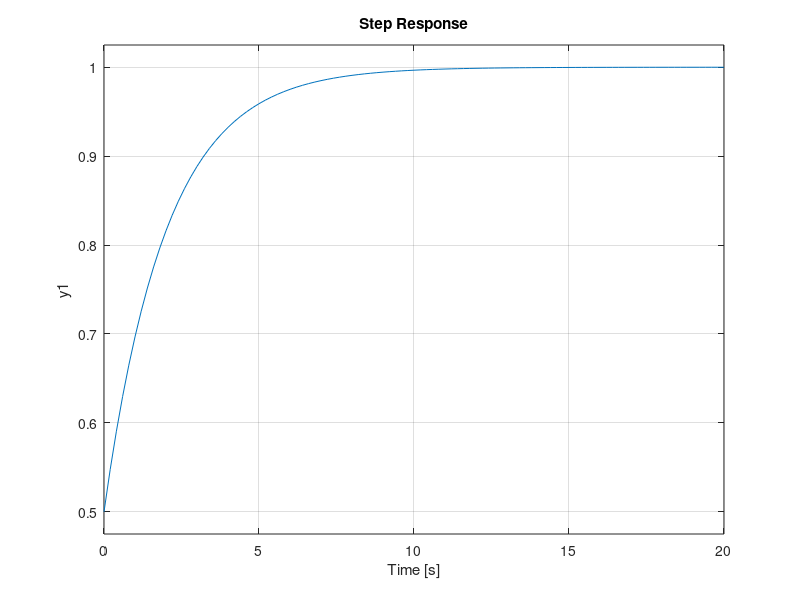

Here is the MATLAB script that generated this plot:

clear all;
clc;

G = tf([1,1],[1, 1, 0]);

step(G);
h = 1;

step(feedback(G,h));
%%
kp = 1;
kd= 1;
ki = 0;
c= pid(kp,ki,kd)

T = feedback(G*c,h)
step(T)
